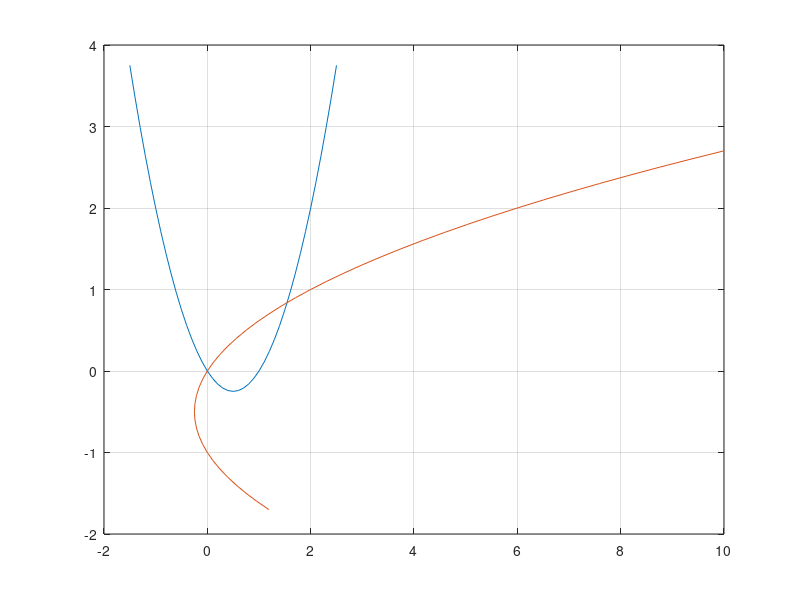

This chart was generated by the following MATLAB code:
#EXERCICE3
#Resolution par la methode du point fixe du systeme 
# x.^2-x-y=0;
# y.^2-x+y=0;
# Les fonctions g correspondant sont:
#g1xy=x.^2-y;
#g2xy=x-y.^2;

x1=[-1.5:0.1:2.5];
y1=x1.^2-x1;


y2=[-1.7:0.1:2.7];
x2=y2.^2+y2;


figure(1), plot(x1,y1,x2,y2);
grid on;

x0=1; y0=0.5;
#x0=0.5; y0=1;

eps=0.0001;


function [x,y,N]=PointFixe0(x0,y0,eps)
  N=0;
   x=sqrt(x0+y0);

    y=sqrt(x0-y0);  
  while (abs(x-x0)+abs(y-y0))>eps
         x0=x;
         y0=y;
         x=sqrt(x0+y0);
        # x=x0.^2-y0;
         #y=x0-y0.^2;

         y=sqrt(x0-y0);
         N=N+1;
  end   
end

[x,y,N]=PointFixe0(x0,y0,eps);

disp(['x= '  num2str(x)]);
disp(['y= '  num2str(y)]);
disp(['N= ' num2str(N)]);